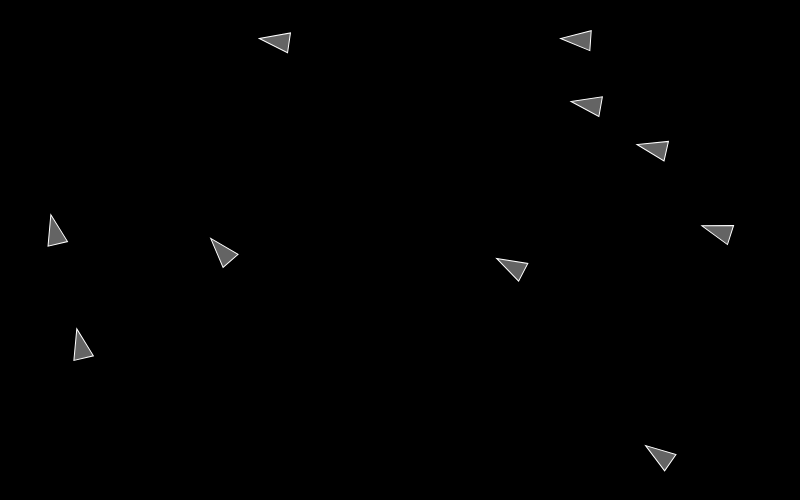
Frame 1 (no input)
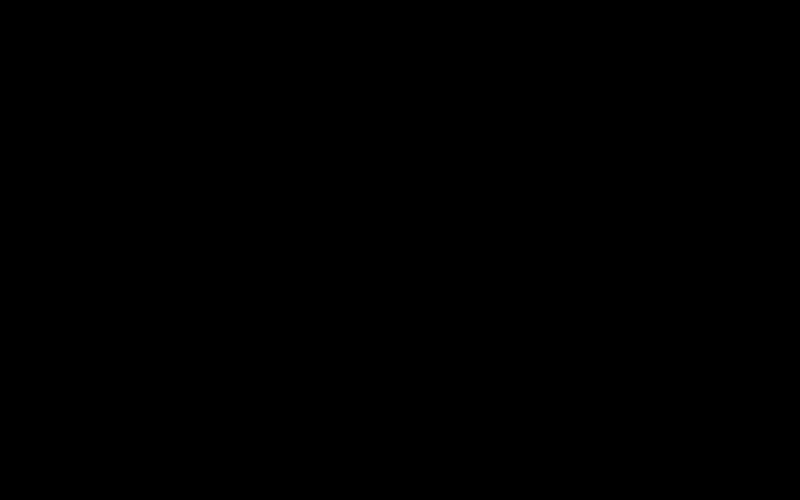
Frame 60 (no input)
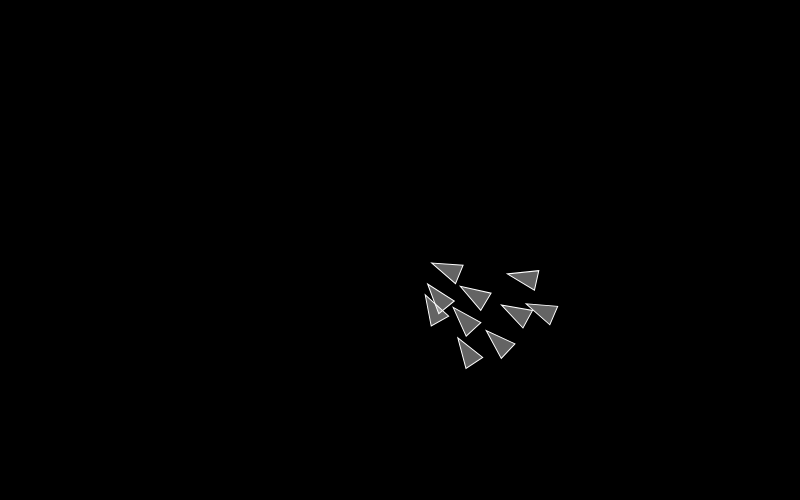
Frame 120 (the mouse pressed at the canvas centre since frame 60)

The p5.js sketch that drew these frames (run headless with seeded random() and noise() and a simulated clock; from frame 60 on, the mouse is pressed at the canvas centre):

// p5.js sketch
// ── sketch.js
var particles = [];

function setup() {
  createCanvas(800, 500);
  background(0);

  for (var i = 0; i < 10; i++) {
    particles.push(new Particle(random(width), random(height)));
    particles[i].vel = createVector(random(-5,5),random(-5,5));
  }
}


function draw() {
  background(0);

  var mouseVector = createVector(mouseX, mouseY);
  for (var i = 0; i < particles.length; i++) {
    particles[i].applyAttraction(mouseVector);
    particles[i].update();
    particles[i].vel.mult(0.98);
    //particles[i].display();
    particles[i].displayTriangle();
  }
}

function keyPressed() {
  for (var i = 0; i < particles.length; i++) {
    particles[i].vel = createVector(random(-50,50),random(-50,50));
  }
}
// ── Particle.js
"use strict";

class Particle {
  constructor(x, y, m) {
    this.pos = createVector(x, y);
    this.vel = createVector(0, 0);
    this.acc = createVector(0, 0);
    this.mass = 1;
    this.rad = 10 * this.mass;
  }
  applyForce(f) {
    f.div(this.mass);
    this.acc.add(f);
  }
  applyAttraction(otherPos) {
    var force = p5.Vector.sub(otherPos, this.pos);
    force.mult(0.005);
    this.acc.add(force);
  }
  update() {
    this.vel.add(this.acc);
    this.pos.add(this.vel);
    this.acc.mult(0);
  }
  display() {
    push();
    translate(this.pos.x, this.pos.y);
    stroke(255);
    fill(255, 100);
    ellipse(0, 0, this.rad * 2 * this.mass, this.rad * 2 * this.mass);
    pop();
  }
  displayTriangle() {
    var angle = atan2(mouseY - this.pos.y, mouseX - this.pos.x);
    
    push();
    translate(this.pos.x, this.pos.y);
    rotate(angle);
    stroke(255);
    fill(255, 100);
    triangle(0, 0, -30, -10, -30, 10);
    pop();
  }
}
